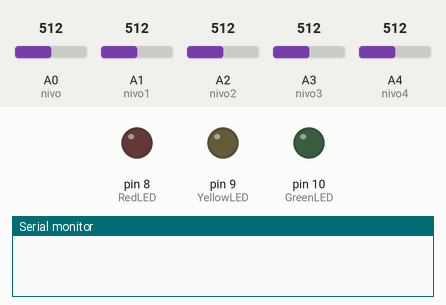
The sketch below on a simulated Arduino Nano, built with avr-gcc and run on an emulated ATmega328P. Shown: output pins drawn as LEDs (lit = HIGH), the last lines printed to the serial monitor. The test bench sets the inputs (shaded band); at power-on: A0 (nivo) = 512, A2 (nivo2) = 512, A3 (nivo3) = 512, A1 (nivo1) = 512, A4 (nivo4) = 512.

Above: at 1.2 s.
1.3 s: A0 (nivo) set to 791
2.8 s: A0 (nivo) set to 818
At 3.9 s:
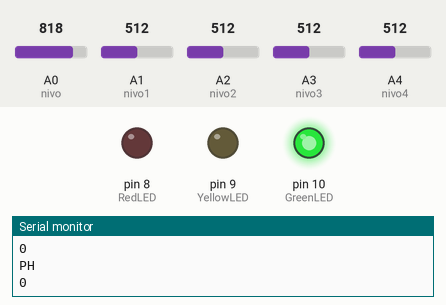
4.3 s: A2 (nivo2) set to 792
5.8 s: A2 (nivo2) set to 818
At 6.2 s:
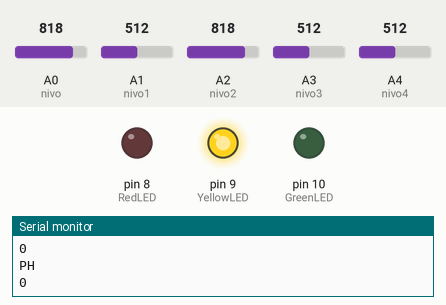
7.3 s: A3 (nivo3) set to 785
8.8 s: A3 (nivo3) set to 817
At 9.7 s:
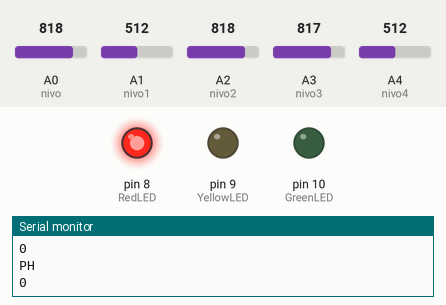
Timing chart, 0 to 11.3 s (numbered marks = the images above; inputs shaded):
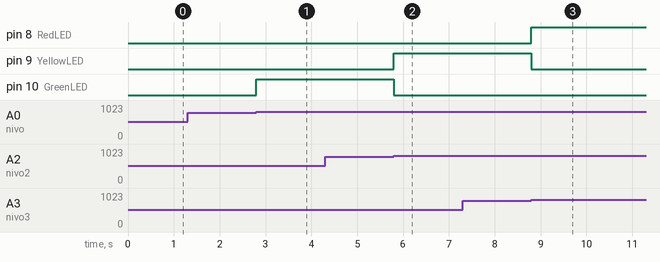

The sketch:

arduinodevice.ino
```cpp
int nivo=A0;
int nivo1=A1;
int nivo2=A2;
int nivo3=A3;
int nivo4=A4;
int Oxygene=A5;
int TDS=A6;
int PH=A7;
int a;
int z;
int e;
int r;
int t;
int OxygeneValue;
int TDSValue;
int PHValue;
int lastState = -1;
int RedLED= 8;
int YellowLED=9;
int GreenLED =10;
int buzzer= 11;
int sound = 500;
void setup(){
  Serial.begin(9600);
}
void loop(){
  a=analogRead(nivo);
  z=analogRead(nivo1);
  e=analogRead(nivo2);
  r=analogRead(nivo3);
  t=analogRead(nivo4);
  pinMode(GreenLED, OUTPUT);
  pinMode(RedLED, OUTPUT);
  pinMode(YellowLED, OUTPUT);
  pinMode(buzzer, OUTPUT);
  if(t>800)
  { if(lastState != 5){
     lastState = 5;
     Serial.println("Weter Level 100%");
     Serial.println("Oxygene PPM");
    Serial.println(OxygeneValue);
    Serial.println("TDS PPM");
    Serial.println(TDSValue);
    Serial.println("PH");
    Serial.println(PHValue);
     digitalWrite(RedLED, HIGH);
     digitalWrite(YellowLED, LOW);
     digitalWrite(GreenLED, LOW);
     sound = 1000;
     tone(buzzer, sound);
     delay(1000);
  }
  }
  else if(r>800)
  {
    if(lastState != 4){
      lastState = 4;
    Serial.println("Weter Level 80%");
    Serial.println("Oxygene PPM");
    Serial.println(OxygeneValue);
    Serial.println("TDS PPM");
    Serial.println(TDSValue);
    Serial.println("PH");
    Serial.println(PHValue);
    digitalWrite(RedLED, HIGH);
     digitalWrite(YellowLED, LOW);
     digitalWrite(GreenLED, LOW);
     noTone(buzzer);
     delay(1000);
    }
  }
   else if(e>800)
  {
    if(lastState != 3){
      lastState = 3;
    Serial.println("Weter Level 60%");
    Serial.println("Oxygene PPM");
    Serial.println(OxygeneValue);
    Serial.println("TDS PPM");
    Serial.println(TDSValue);
    Serial.println("PH");
    Serial.println(PHValue);
    digitalWrite(RedLED, LOW);
     digitalWrite(YellowLED, HIGH);
     digitalWrite(GreenLED, LOW);
     noTone(buzzer);
     delay(1000);
    }
  }
  else if(z>800)
  {
    if(lastState != 2){
      lastState = 2;
    Serial.println("Weter Level 40%");
    Serial.println("Oxygene PPM");
    Serial.println(OxygeneValue);
    Serial.println("TDS PPM");
    Serial.println(TDSValue);
    Serial.println("PH");
    Serial.println(PHValue);
    digitalWrite(RedLED, LOW);
     digitalWrite(YellowLED, LOW);
     digitalWrite(GreenLED, HIGH);
     noTone(buzzer);
     delay(1000);
    }
  }
  else if(a>800)
  {
    if(lastState != 1){
      lastState = 1;
    Serial.println("Weter Level 20%");
    Serial.println("Oxygene PPM");
    Serial.println(OxygeneValue);
    Serial.println("TDS PPM");
    Serial.println(TDSValue);
    Serial.println("PH");
    Serial.println(PHValue);
    digitalWrite(RedLED, LOW);
     digitalWrite(YellowLED, LOW);
     digitalWrite(GreenLED, HIGH);
     noTone(buzzer);
     delay(1000);
    }
  }
}
```

Measured:
- the behaviour switches between 800 and 801 on A0 (nivo) (found by bisection; images 0 and 1)
- the behaviour switches between 800 and 801 on A2 (nivo2) (found by bisection; images 1 and 2)
- the behaviour switches between 800 and 801 on A3 (nivo3) (found by bisection; images 2 and 3)
- after the input at 1.3 s, every drawn part: stays the same
- after the input at 2.8 s, pin 10 (GreenLED): LOW → HIGH at once
- after the input at 4.3 s, every drawn part: stays the same
- after the input at 5.8 s, pin 9 (YellowLED): LOW → HIGH at once; pin 10 (GreenLED): HIGH → LOW at once
- after the input at 7.3 s, every drawn part: stays the same
- after the input at 8.8 s, pin 8 (RedLED): LOW → HIGH at once; pin 9 (YellowLED): HIGH → LOW at once
